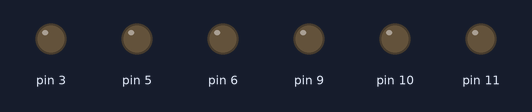
Bench run of a sketch on a simulated Arduino Uno, built with avr-gcc and run on an emulated ATmega328P. On the bench: output pins drawn as LEDs (lit = HIGH).

Above: at 0.05 s.
At 6.45 s:
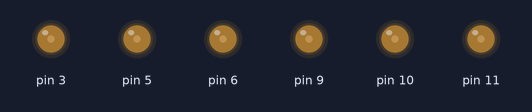
At 19.95 s:
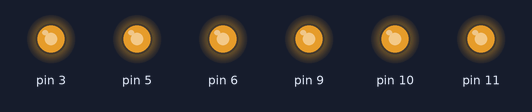
At 26.36 s:
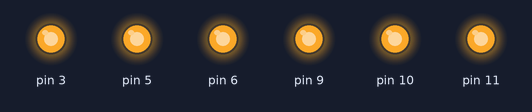
At 39.86 s:
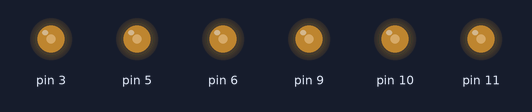
Timing chart, 0 to 40.0 s (numbered marks = the images above):
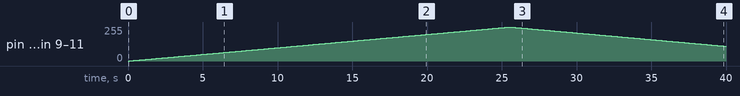

Measured:
- by itself, pin 3, pin 5, pin 6, pin 9–11: rises from 0/255 to 255/255 in 25.4 s, then falls to 111/255 in 14.4 s

The sketch:

test1.ino
```cpp
int brightness = 0;    // how bright the LED is
int fadeAmount = 1;    // how many points to fade the LED by


void setup()  {
  // declare pin 9 to be an output:
  pinMode(9, OUTPUT);
  pinMode(10,OUTPUT);
  pinMode(11,OUTPUT);
  pinMode(3,OUTPUT);
  pinMode(5,OUTPUT);
  pinMode(6,OUTPUT);
}

void loop()  {

  // set the brightness of pin 9:

  analogWrite(9, brightness);
  analogWrite(10, brightness);
  analogWrite(11, brightness);
  analogWrite(3, brightness);
  analogWrite(5, brightness);
  analogWrite(6, brightness);

  // change the brightness for next time through the loop:

  brightness = brightness + fadeAmount;

  // reverse the direction of the fading at the ends of the fade:

  if (brightness == 0 || brightness == 255) {

    fadeAmount = -fadeAmount ;

  }
  // wait for 30 milliseconds to see the dimming effect

  delay(100);

}
```
